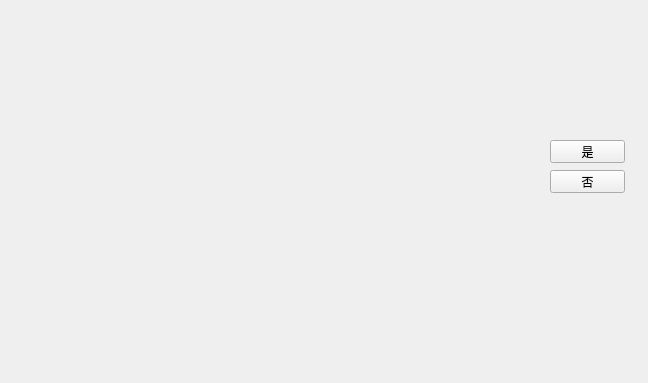
<?xml version="1.0" encoding="UTF-8"?>
<ui version="4.0">
 <class>TrainWidget</class>
 <widget class="QWidget" name="TrainWidget">
  <property name="geometry">
   <rect>
    <x>0</x>
    <y>0</y>
    <width>648</width>
    <height>383</height>
   </rect>
  </property>
  <property name="windowTitle">
   <string>Form</string>
  </property>
  <widget class="QLabel" name="labelIllustration">
   <property name="geometry">
    <rect>
     <x>60</x>
     <y>170</y>
     <width>491</width>
     <height>61</height>
    </rect>
   </property>
   <property name="font">
    <font>
     <family>微软雅黑</family>
     <pointsize>18</pointsize>
     <weight>75</weight>
     <bold>true</bold>
    </font>
   </property>
   <property name="text">
    <string/>
   </property>
   <property name="alignment">
    <set>Qt::AlignCenter</set>
   </property>
  </widget>
  <widget class="QPushButton" name="pushButtonOK">
   <property name="geometry">
    <rect>
     <x>550</x>
     <y>140</y>
     <width>75</width>
     <height>23</height>
    </rect>
   </property>
   <property name="text">
    <string>是</string>
   </property>
   <property name="icon">
    <iconset resource="res.qrc">
     <normaloff>:/pic/res/pic/ok.svg</normaloff>:/pic/res/pic/ok.svg</iconset>
   </property>
  </widget>
  <widget class="QPushButton" name="pushButtonNo">
   <property name="geometry">
    <rect>
     <x>550</x>
     <y>170</y>
     <width>75</width>
     <height>23</height>
    </rect>
   </property>
   <property name="text">
    <string>否</string>
   </property>
   <property name="icon">
    <iconset resource="res.qrc">
     <normaloff>:/pic/res/pic/cancel.svg</normaloff>:/pic/res/pic/cancel.svg</iconset>
   </property>
  </widget>
 </widget>
 <resources>
  <include location="res.qrc"/>
 </resources>
 <connections/>
</ui>
